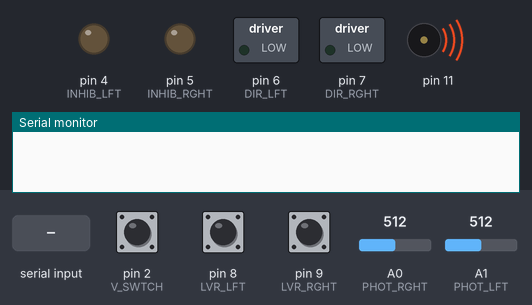
Bench run of a sketch on a simulated Arduino Uno, built with avr-gcc and run on an emulated ATmega328P. Shown: switched loads named in the sketch (green lamp = pin HIGH), output pins drawn as LEDs (lit = HIGH), buzzer (waves = sounding), the last lines printed to the serial monitor. Dashed ring = blinking. Inputs (shaded band) come from the test bench; at power-on: A1 (PHOT_LFT) = 512, A0 (PHOT_RGHT) = 512, pin 2 (V_SWTCH) HIGH, pin 8 (LVR_LFT) HIGH, pin 9 (LVR_RGHT) HIGH.

Above: at 1.2 s.
1.3 s: "W" received over Serial
At 1.9 s:
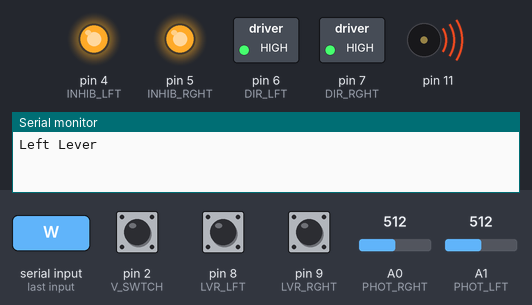
4.3 s: A1 (PHOT_LFT) set to 377
7.3 s: A1 (PHOT_LFT) set to 354
At 9.5 s:
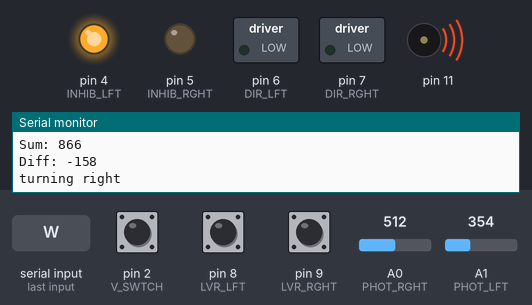
10.3 s: A0 (PHOT_RGHT) set to 491
At 11.4 s:
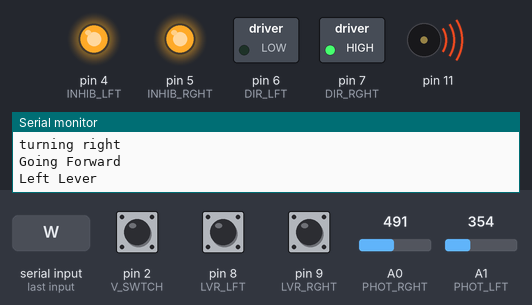
13.3 s: A0 (PHOT_RGHT) set to 220
16.3 s: A0 (PHOT_RGHT) set to 185
At 18.1 s:
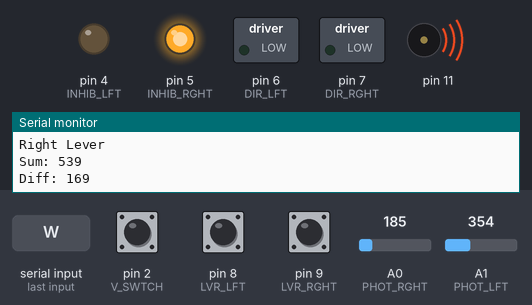
Timing chart, 0 to 19.6 s (numbered marks = the images above; inputs shaded):
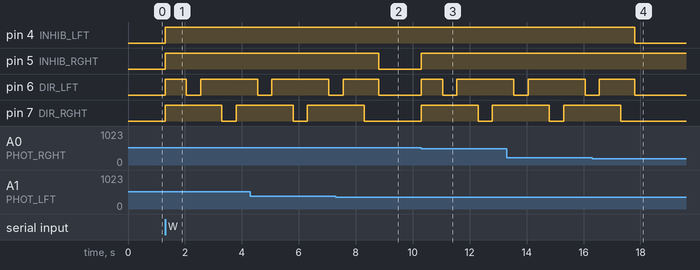

The sketch:

rovercard_speedadjust.ino
```cpp
//rovercard_speedadjust: the whole hog. Bumpers, Remote Control, Phototransistors
#include <Tone.h> //tone functions, allows output of square waves

const int INHIB_LFT = 4; //ON-OFF left, when LOW, motors inhibited
const int INHIB_RGHT = 5; //ON-OFF right, when LOW, motors inhibited
const int DIR_LFT = 6; //direction left, when HIGH, motor reversed
const int DIR_RGHT = 7; //direction right, when HIGH, motor reversed
const int LVR_LFT = 8; //bumper switch left, high when pressed
const int LVR_RGHT = 9; //bumper switch right, high when pressed
const int PHOT_LFT = 1; //phototransistor left, analog pin 1
const int PHOT_RGHT = 0; //phototransistor right, analog pin 0
const int V_SWTCH = 2; //vulnerability switch
const int CLK_LFT = 10; //clock output left
const int CLK_RGHT = 11; //clock output right

char tmpRead = ' ';  //temporary serial value
int user_stopped = 0; //has the user stopped the rover using the remote?
unsigned int speedL = 3000;
unsigned int speedR = 3000;
Tone velocityL; //actually speed of left
Tone velocityR; //actually speed of right

const int thet_diff_LO =  -150; //
const int thet_diff_HI = 150; //
const int thet_summ_LO =  175;
const int thet_summ_HI =  1000; //4 volts.

int summ = 0;
int diff = 0;
int photReadLFT = 0;
int photReadRGHT = 0;
int lvr_enabled = 1;

void setup() {
  Serial.begin(9600);
  for(int ii =4; ii<=11; ii++) {
    pinMode(ii, OUTPUT);   //set up all of the inhibs, clock, etc as output
  }
  pinMode(V_SWTCH, INPUT); //V switch input
  pinMode(LVR_LFT, INPUT);
  pinMode(LVR_RGHT, INPUT);
   digitalWrite(V_SWTCH, LOW); //enable internal pullup.
  digitalWrite(LVR_LFT, HIGH);
  digitalWrite(LVR_RGHT, HIGH);

  velocityL.begin(CLK_LFT); //set up frequency output pins. don't need to do this again
  velocityR.begin(CLK_RGHT);
  velocityL.play(speedL);  //3KHz square wave
  velocityR.play(speedR); //3Khz square wave. These are changeable live, just be careful.

  digitalWrite(INHIB_LFT, LOW); //inhibit both motors
  digitalWrite(INHIB_RGHT, LOW);
  user_stopped = 1;
  attachInterrupt(0, interruptroutine, LOW);  //when the V-switch is flicked to the side, call interruptroutine function

}

void loop() {
  if(Serial.available()>0) {
    tmpRead = Serial.read();
    switch(tmpRead) {

      case 'F':
      digitalWrite(INHIB_LFT, LOW);
      digitalWrite(INHIB_RGHT, LOW);
     user_stopped = 1;
      break; //turns off both motors

    case 'W':
      digitalWrite(INHIB_LFT, HIGH);
      digitalWrite(INHIB_RGHT, HIGH);
      digitalWrite(DIR_LFT, LOW);
      digitalWrite(DIR_RGHT, LOW);
      user_stopped = 0;
      break; //forward

    case 'S':
      digitalWrite(INHIB_LFT, HIGH);
      digitalWrite(INHIB_RGHT, HIGH);
      digitalWrite(DIR_LFT, HIGH);
      digitalWrite(DIR_RGHT, HIGH);
      user_stopped = 0;
      break; //backward

    case 'A':
       digitalWrite(INHIB_LFT, HIGH);
       digitalWrite(INHIB_RGHT, LOW); //disable the right motor
       digitalWrite(DIR_LFT, HIGH);
       digitalWrite(DIR_RGHT, HIGH);
       user_stopped = 0;
       break;

       case 'D':
       digitalWrite(INHIB_LFT, LOW); //disable the left motor
       digitalWrite(INHIB_RGHT, HIGH);
       digitalWrite(DIR_LFT, HIGH);
       digitalWrite(DIR_RGHT, HIGH); //back up.
       user_stopped = 0;
       break;

    case 'T':
      speedL += 500;
      speedR += 500;
      Serial.print("Left: ");
      Serial.println(speedL);
      Serial.print("Right: ");
      Serial.println(speedR);
      velocityL.play(speedL);
      velocityR.play(speedR);
    break;

     case 'Y':
      speedL -= 500;
      speedR -= 500;
      Serial.print("Left: ");
      Serial.println(speedL);
      Serial.print("Right: ");
      Serial.println(speedR);
      velocityL.play(speedL);
      velocityR.play(speedR);
    break;

      case 'U': lvr_enabled = 0; break;
      case 'I': lvr_enabled = 1; break;

    default:
      break;
    }
  }
  if((digitalRead(LVR_LFT)==HIGH) && (user_stopped ==0) && (lvr_enabled == 1)) {
   Serial.println("Left Lever");
      digitalWrite(DIR_LFT, HIGH); //back up
      digitalWrite(DIR_RGHT, HIGH);
      delay(750);
      digitalWrite(DIR_LFT, LOW);  //turn right
     delay(500);
     digitalWrite(DIR_RGHT, LOW); //go back to going forward.

  }

   if((digitalRead(LVR_RGHT)==HIGH) && (user_stopped ==0) && (lvr_enabled ==1)) {
   Serial.println("Right Lever");
      digitalWrite(DIR_LFT, HIGH); //back up
      digitalWrite(DIR_RGHT, HIGH);
      delay(750);
      digitalWrite(DIR_RGHT, LOW); //turn left
     delay(500);
     digitalWrite(DIR_LFT, LOW); //back to going forward
  }

  if(user_stopped == 0) { //Phototransistor code
   photReadLFT = analogRead(PHOT_LFT); //read left phototransistor, 0-1023
   photReadRGHT= analogRead(PHOT_RGHT); //right phototransistor.
   summ = photReadLFT + photReadRGHT; //sum of two values
   diff = photReadLFT - photReadRGHT; //difference of two values
   Serial.print("Sum: ");
   Serial.println(summ);
   Serial.print("Diff: ");
   Serial.println(diff);
   if((summ < thet_summ_HI) && (summ > thet_summ_LO)) { //if the sum is too low, the rover is too far away to care, if the sum is too high, the robot is too close to care.

     if(diff < thet_diff_LO) { //if the robot is skewed too far to the left.
       Serial.println("turning right");
       digitalWrite(INHIB_RGHT, LOW); //turn off right motor, robot turns right.
       while(diff < thet_diff_LO) { //wait until centered.
         photReadLFT = analogRead(PHOT_LFT); //updating constantly.
         photReadRGHT= analogRead(PHOT_RGHT);
         diff = photReadLFT - photReadRGHT;
       }
       digitalWrite(INHIB_RGHT, HIGH); //go back to going forward.
       Serial.println("Going Forward");
     }

      if(diff > thet_diff_HI) { //robot is skewed too far to the right
       digitalWrite(INHIB_LFT, LOW);  //turn left.
       while(diff > thet_diff_HI) { //until centered
         photReadLFT = analogRead(PHOT_LFT);
         photReadRGHT= analogRead(PHOT_RGHT);
         diff = photReadLFT - photReadRGHT;
       }
       digitalWrite(INHIB_LFT, HIGH); //go forward.
       Serial.println("Going Forward");
     }
   }
  }
}

void interruptroutine() { // V-switch activated!
  digitalWrite(4, LOW); //turn off left motor
  digitalWrite(5, LOW); //turn off right motor
  while(digitalRead(2) == LOW) { //loop until V-switch toggled to center
  }
}
```

Measured:
- the behaviour switches between 362 and 361 on A1 (PHOT_LFT) (found by bisection; images 1 and 2)
- the behaviour switches between 505 and 504 on A0 (PHOT_RGHT) (found by bisection; images 2 and 3)
- the behaviour switches between 204 and 203 on A0 (PHOT_RGHT) (found by bisection; images 3 and 4)
- after the input at 1.3 s, pin 4 (INHIB_LFT), pin 5 (INHIB_RGHT): LOW → HIGH at once; pin 6 (DIR_LFT): LOW → HIGH at once, → LOW 0.75 s later, → HIGH 0.50 s later; pin 7 (DIR_RGHT): LOW → HIGH at once, → LOW 2.0 s later, → HIGH 0.50 s later
- after the input at 7.3 s, pin 5 (INHIB_RGHT): HIGH → LOW after 1.5 s; pin 7 (DIR_RGHT): goes on until 8.3 s, then stays LOW
- after the input at 10.3 s, pin 5 (INHIB_RGHT): LOW → HIGH at once; pin 6 (DIR_LFT): LOW → HIGH at once, → LOW 0.75 s later, → HIGH 0.50 s later; pin 7 (DIR_RGHT): LOW → HIGH at once, → LOW 2.0 s later, → HIGH 0.50 s later
- after the input at 16.3 s, pin 4 (INHIB_LFT): HIGH → LOW after 1.5 s; pin 7 (DIR_RGHT): goes on until 17.3 s, then stays LOW
